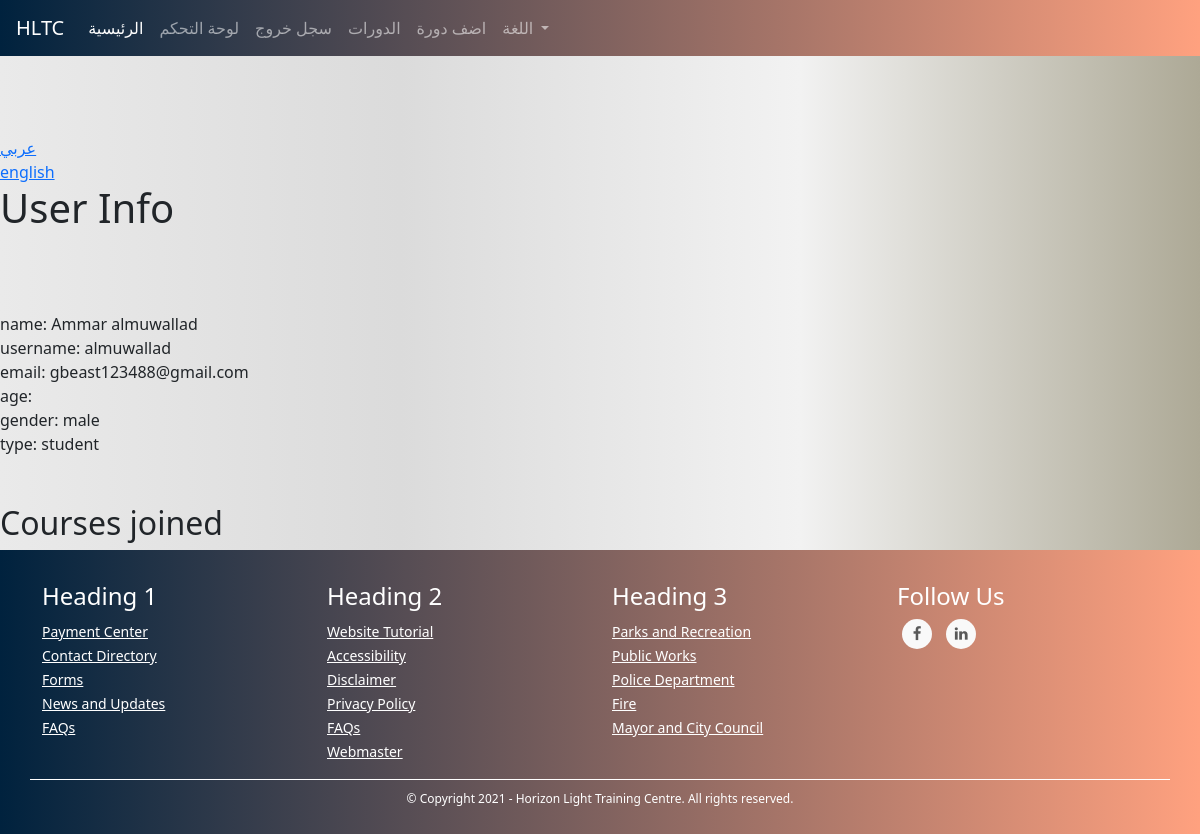
The app's page /admins/user/2 (signed in), older data.
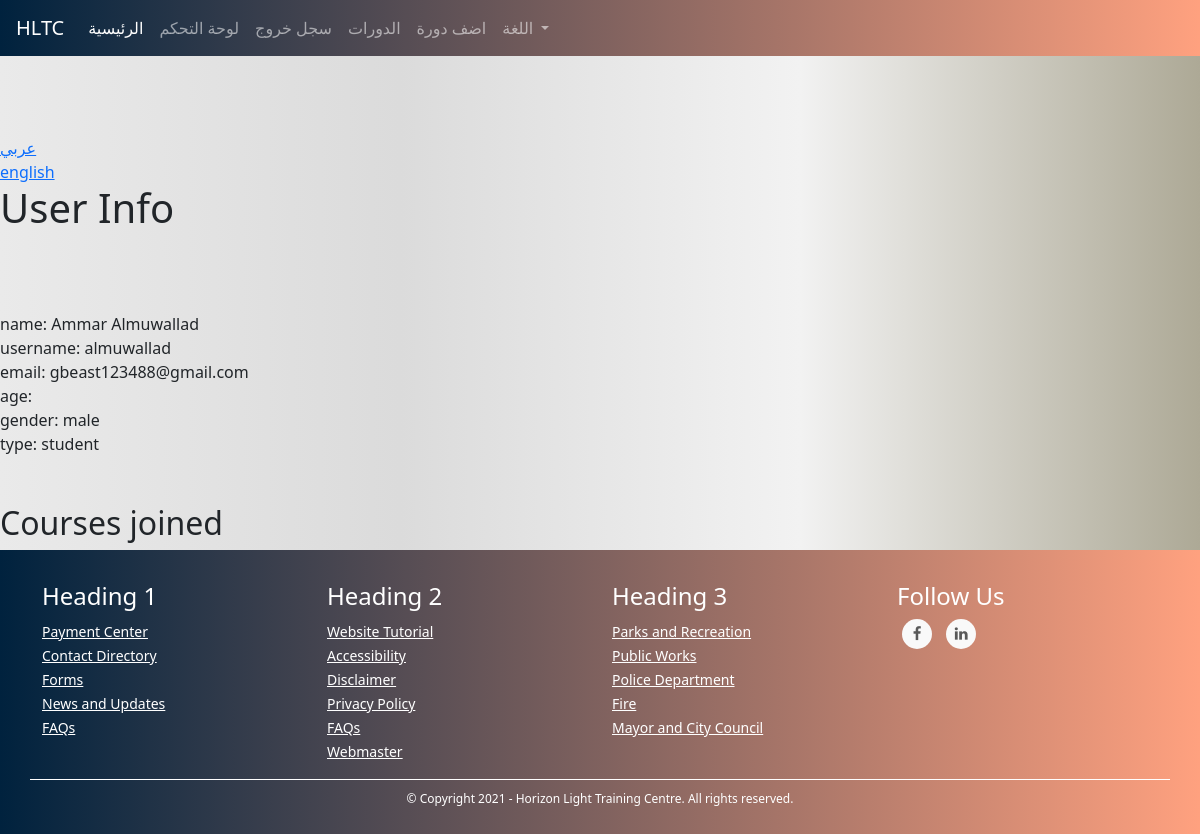
The same page, newer data.
### TUTOR/models.py (models this page shows, shortened)
class UserModel(db.Model, UserMixin):
    id = db.Column(db.Integer, primary_key=True)
    first_name = db.Column(db.String(128), nullable=False)
    last_name = db.Column(db.String(128), nullable=False)
    username = db.Column(db.String(20), unique=True, nullable=False)
    email = db.Column(db.String(256), unique=True, nullable=False)
    password = db.Column(db.String(255), nullable=False)
    user_type = db.Column(db.String(30), nullable=False)
    _gender = db.Column(db.Boolean, nullable=False, default=True)
    email_confirmation_code = db.Column(db.String(5), nullable=True)
    is_confirmed = db.Column(db.Boolean, nullable=False, default=False)
    creation_date = db.Column(db.DateTime, nullable=False, default=datetime.utcnow)
    admin_data_model = db.relationship('AdminDataModel', backref='user', uselist=False)
    tutor_data_model = db.relationship('TutorDataModel', backref='user', uselist=False)
    student_data_model = db.relationship('StudentDataModel', backref='user', uselist=False)
    @property
    def full_name(self):
        return self.first_name + " " + self.last_name
    @property
    def gender(self):
        return "male" if self._gender else "female"

### TUTOR/ADMINISTRATION/routes.py (the view)
@admins_blueprint.route("/admins/user/<user_id>", methods=["GET"])
@login_required(ADMIN_TYPES)
def user_detailed_view(user_id): # admin only
    user = UserModel.query.get(user_id)
    user_type = user.user_type
    if user_type == "tutor":
        return render_template("admins/users/tutor.html", user=user)
    elif user_type == "student":
        return render_template("admins/users/student.html", user=user)
    elif user_type in ADMIN_TYPES:
        return render_template("admins/users/admin.html", user=user)

### TUTOR/ADMINISTRATION/routes.py (called while the page is built)
@admins_blueprint.context_processor
def utility_processor():
    return dict(get_language_text=LngObj.get_language_text, get_current_page_language_list=LngObj.get_current_page_language_list, languages=LANGUAGES, admin_types=ADMIN_TYPES, settings=SiteSettingsModel.instance())

### TUTOR/models.py (called while the page is built)
@login_manager.user_loader
def load_user(user_id):
    return UserModel.query.get(int(user_id))

    @classmethod
    def instance(cls):
        return cls.query.get(1)

### TUTOR/utils/languages.py (called while the page is built)
    @staticmethod
    def translate(page_name, language=DEFAULT_LANGUAGE): # returns specific language page
        return LngObj.read_language_file(page_name, language)

    @staticmethod
    def read_language_file(page_name, language):
        path = os.path.join(current_app.root_path,"static", "languages", language + ".json")
        with open(path, "r", encoding='utf-8') as f:
            language_dict = json.loads(f.read())
            page_list = language_dict.get(page_name)
            return page_list if page_list else []

    @staticmethod
    def get_language_text(tag, language_list): # returns single text using it's tag
        return next(x.get("description") for x in language_list if x.get("tag") == tag)

### TUTOR/templates/admins/users/student.html (shortened to what this page needs)
{% extends "template.html" %}
{% block content %}
    <br><br><br>
       {% include "snippets/language_select.html" %}
        <h1>User Info</h1>
        <br><br><br>
        name: {{ user.full_name }}
        <br>
        username: {{ user.username }}
        <br>
        email: {{ user.email }}
        <br>
        age: {{ user.age }}
        <br>
        gender: {{ user.gender }}
        <br>
        type: {{ user.user_type }}
        <br><br><br>
        <h2>Courses joined</h2>
{% endblock %}

Row changes from the older to the newer data that the page shows:
changed UserModel "almuwallad": full_name "Ammar almuwallad" → "Ammar Almuwallad"
